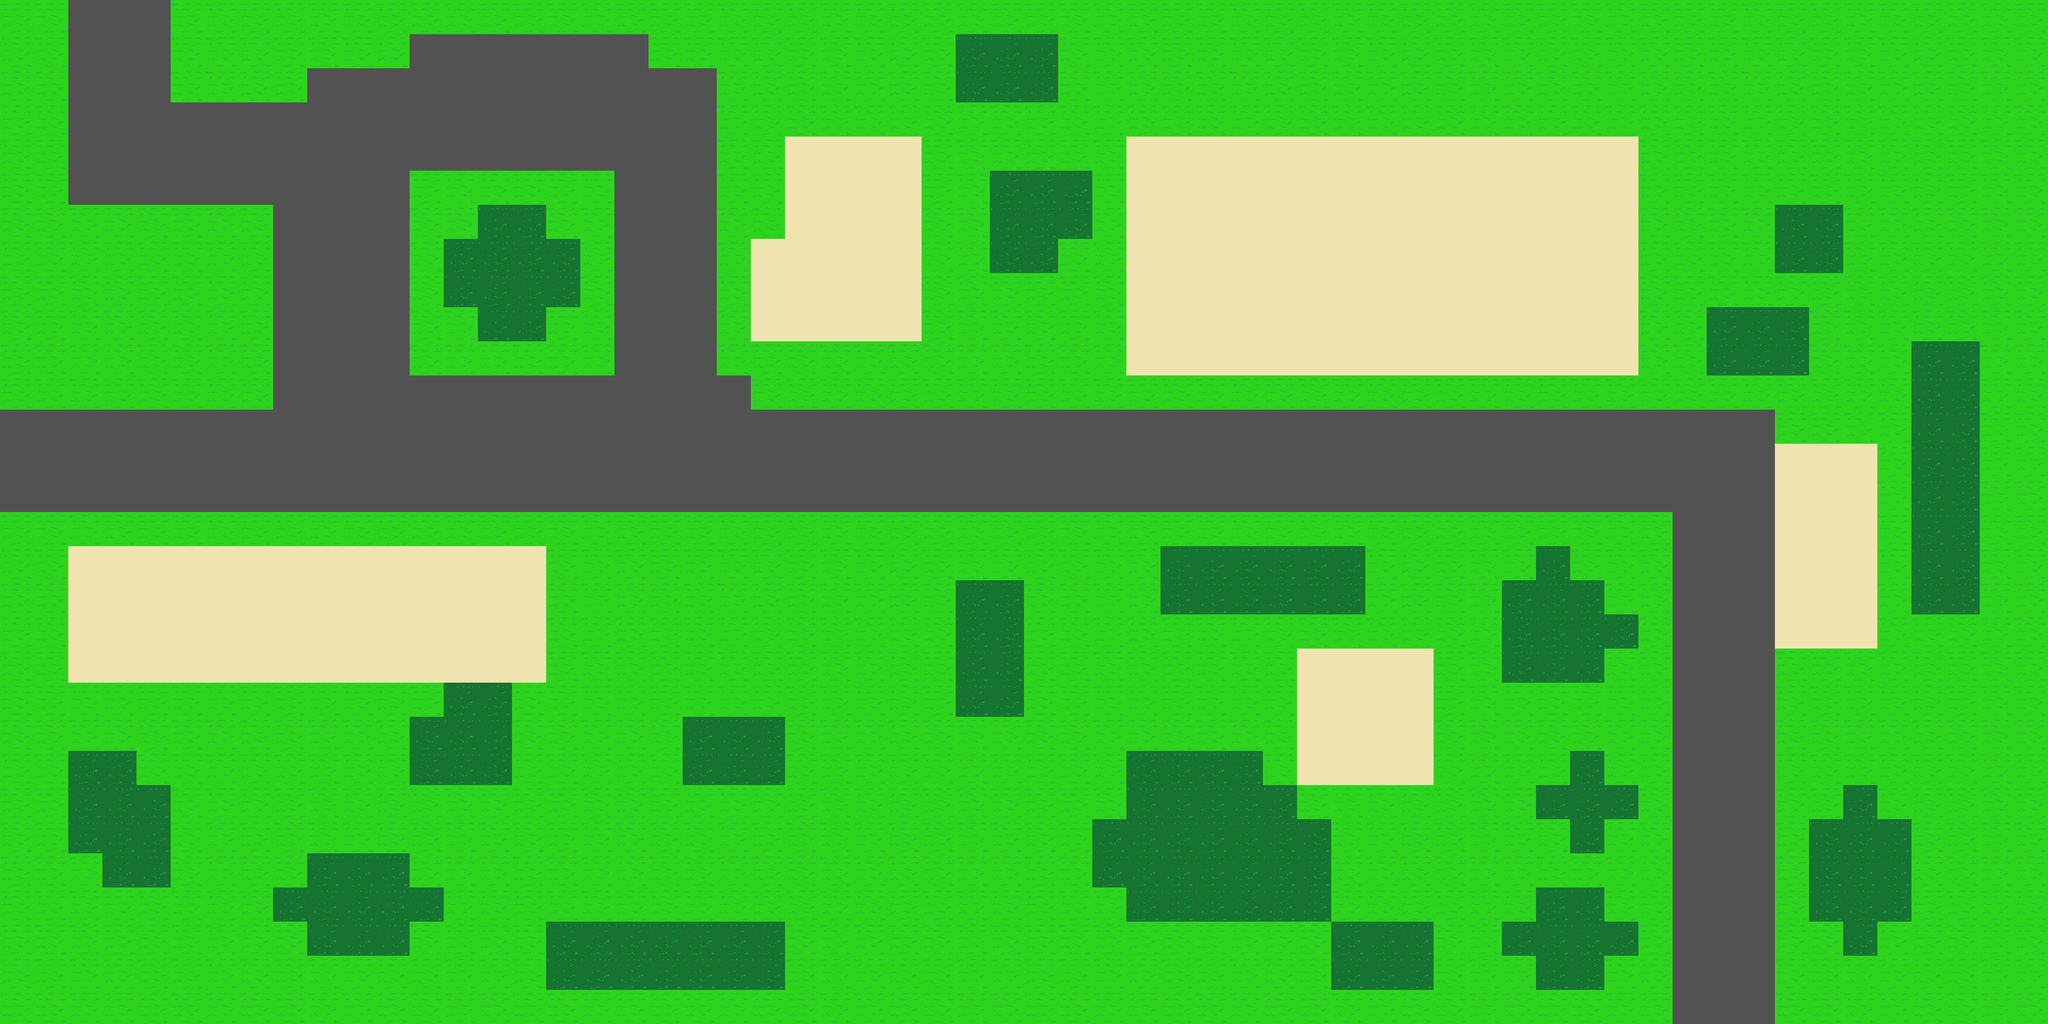

Below is a game level as drawn by its tile map, then a one-line description and the .tmx that defines it (tile-layer data replaced by summaries):
An orthogonal 60x30 tile map with 72x72 px tiles, 1 tile layer (Camada de Tiles 1), 4 tilesets and 65 objects (42x casa, 21x grama, player).

<map version="1.8" tiledversion="1.8.4" orientation="orthogonal" renderorder="right-down" width="60" height="30" tilewidth="72" tileheight="72" infinite="0" nextlayerid="3" nextobjectid="113">
 <tileset firstgid="1" source="grama.tsx" />
 <tileset firstgid="2" source="rua.tsx" />
 <tileset firstgid="3" source="casa.tsx" />
 <tileset firstgid="4" source="arvore2.tsx" />
 <layer id="1" name="Camada de Tiles 1" width="60" height="30">
  <data>[1800 cells, 1800 non-empty, 4 distinct tile ids]</data>
 </layer>
 <objectgroup id="2" name="Object Layer 1">
  <object id="2" name="casa" x="3758" y="948" width="186" height="408" />
  <object id="5" name="casa" x="2384" y="292" width="1060" height="488" />
  <object id="6" name="casa" x="2744" y="1384" width="276" height="260" />
  <object id="7" name="grama" x="3464" y="1088" width="46" height="1068" />
  <object id="9" name="player" x="3620" y="1770" width="56" height="42" />
  <object id="13" name="grama" x="2809.33" y="1097.34" width="656" height="50.6666" />
  <object id="14" name="grama" x="2903.03" y="1154.55" width="257.576" height="215.152" />
  <object id="16" name="casa" x="3173.33" y="1230.67" width="81.3333" height="206.667" />
  <object id="17" name="casa" x="148.485" y="1157.58" width="996.97" height="275.758" />
  <object id="18" name="casa" x="948.485" y="1442.42" width="118.182" height="203.03" />
  <object id="19" name="casa" x="869.697" y="1518.18" width="63.6364" height="124.242" />
  <object id="20" name="casa" x="581.818" y="1875.76" width="348.485" height="60.6061" />
  <object id="21" name="casa" x="663.636" y="1939.39" width="178.788" height="72.7273" />
  <object id="22" name="casa" x="660.606" y="1812.12" width="193.939" height="60.6061" />
  <object id="23" name="casa" x="148.485" y="1593.94" width="133.333" height="206.061" />
  <object id="24" name="casa" x="287.879" y="1666.67" width="75.7576" height="203.03" />
  <object id="25" name="casa" x="230.303" y="1803.03" width="51.5152" height="75.7576" />
  <object id="27" name="casa" x="2450" y="1156" width="430" height="136" />
  <object id="28" name="casa" x="2376" y="1588" width="356" height="352" />
  <object id="29" name="casa" x="2740" y="1734" width="72" height="210" />
  <object id="30" name="casa" x="2822" y="1952" width="190" height="126" />
  <object id="31" name="casa" x="2296" y="1720" width="82" height="150" />
  <object id="32" name="casa" x="2022.67" y="1230.67" width="130.667" height="273.333" />
  <object id="33" name="casa" x="1161.33" y="1954.67" width="485.333" height="124" />
  <object id="34" name="casa" x="3824" y="1736" width="197.333" height="198.667" />
  <object id="35" name="casa" x="3893.33" y="1662.67" width="60" height="66.6667" />
  <object id="36" name="casa" x="3894.67" y="1946.67" width="57.3333" height="65.3333" />
  <object id="39" x="3764" y="1368">
   <polygon points="0,0 2.57255,782.667 546.667,785.333 545.38,644 135.059,650.667 135.059,581.333 66.8862,581.333 65.6,284 69.4588,1.33333" />
  </object>
  <object id="41" name="grama" x="3829" y="1372">
   <polygon points="0,0 -3,355 57,354 56,280 134,281 135,354 208,354 206,569 138,573 135,633 479,634 453,201 484,-72 136,-70 137,0" />
  </object>
  <object id="43" name="casa" x="4045.45" y="730.303">
   <polygon points="0,0 0,545.455 127.273,545.455 124.242,-3.0303 24.2424,0" />
  </object>
  <object id="47" name="casa" x="3247" y="1879">
   <polygon points="0,0 132,0 132,66 204,67 204,133 136,133 136,199 -2,205 -3,136 -75,136 -78,69 -2,69" />
  </object>
  <object id="48" name="casa" x="1650" y="1652">
   <polygon points="0,0 2,-140 -207,-134 -205,-5" />
  </object>
  <object id="60" name="casa" x="3312" y="1584" width="72" height="216" />
  <object id="61" name="casa" x="3240" y="1656" width="72" height="72" />
  <object id="62" name="casa" x="3384" y="1656" width="72" height="72" />
  <object id="65" name="casa" x="2090.67" y="360" width="216" height="144" />
  <object id="66" name="casa" x="2088" y="504" width="144" height="72" />
  <object id="67" name="casa" x="2016" y="72" width="216" height="144" />
  <object id="68" name="casa" x="1008" y="432" width="144" height="288" />
  <object id="69" name="casa" x="1152" y="504" width="72" height="144" />
  <object id="70" name="casa" x="936" y="504" width="72" height="144" />
  <object id="71" name="grama" x="864" y="360" width="72" height="432" />
  <object id="72" name="grama" x="936" y="360" width="72" height="144" />
  <object id="73" name="grama" x="1008" y="360" width="288" height="72" />
  <object id="74" name="grama" x="1152" y="432" width="144" height="72" />
  <object id="75" name="grama" x="1224" y="504" width="72" height="288" />
  <object id="76" name="grama" x="1152" y="648" width="72" height="144" />
  <object id="77" name="grama" x="936" y="648" width="72" height="144" />
  <object id="78" name="grama" x="1008" y="720" width="144" height="72" />
  <object id="80" name="grama" x="1152" y="1101.33" width="864" height="410.667" />
  <object id="83" name="grama" x="2016" y="1097.33" width="792" height="54.6667" />
  <object id="84" name="grama" x="2016" y="1152" width="432" height="72" />
  <object id="86" name="grama" x="1656" y="1224" width="1800" height="936" />
  <object id="88" name="grama" x="19.9333" y="1106" width="1616.13" height="1054" />
  <object id="91" name="grama" x="36" y="432" width="504" height="378" />
  <object id="92" name="grama" x="1587.03" y="0" width="2732.97" height="839.758" />
  <object id="95" name="grama" x="3744" y="864" width="576" height="432" />
  <object id="96" name="casa" x="3744" y="432" width="144" height="144" />
  <object id="97" name="casa" x="3600" y="648" width="216" height="144" />
  <object id="98" name="casa" x="1656" y="288" width="288" height="432" />
  <object id="99" name="casa" x="1584" y="504" width="72" height="216" />
  <object id="107" name="casa" x="3240" y="1152" width="72" height="288" />
  <object id="108" name="casa" x="3312" y="1224" width="72" height="216" />
  <object id="109" name="casa" x="3384" y="1296" width="72" height="72" />
  <object id="112" name="grama" x="3312" y="1152" width="144" height="72" />
 </objectgroup>
</map>